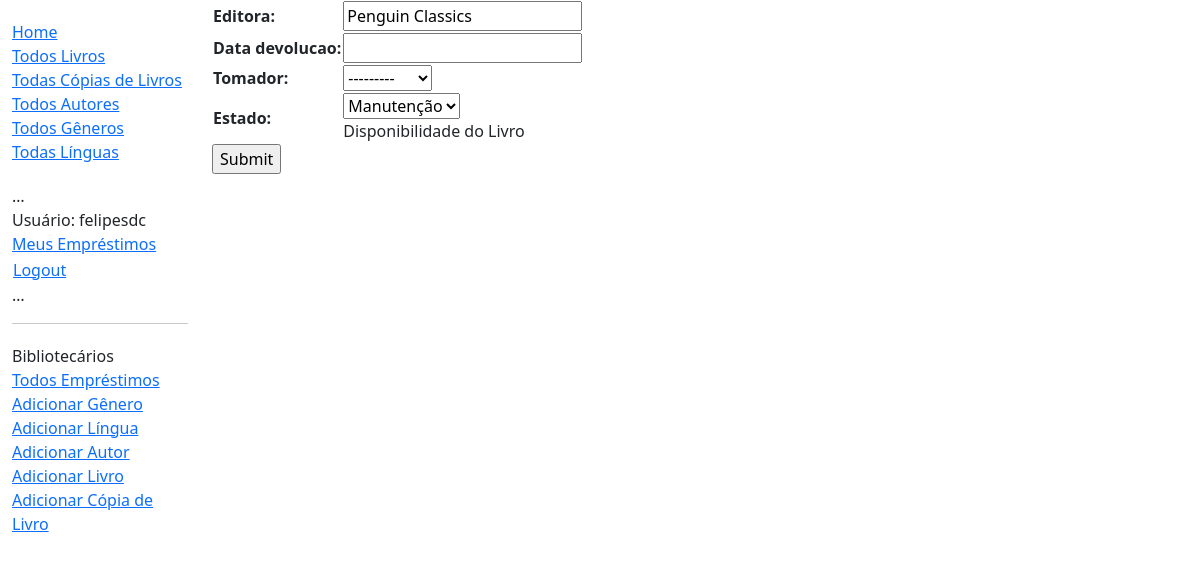
Page /acervo/copia/ea8a7098-3d4c-432b-9b8f-fee472298e29/alterar/ (signed in) on the earlier database version.
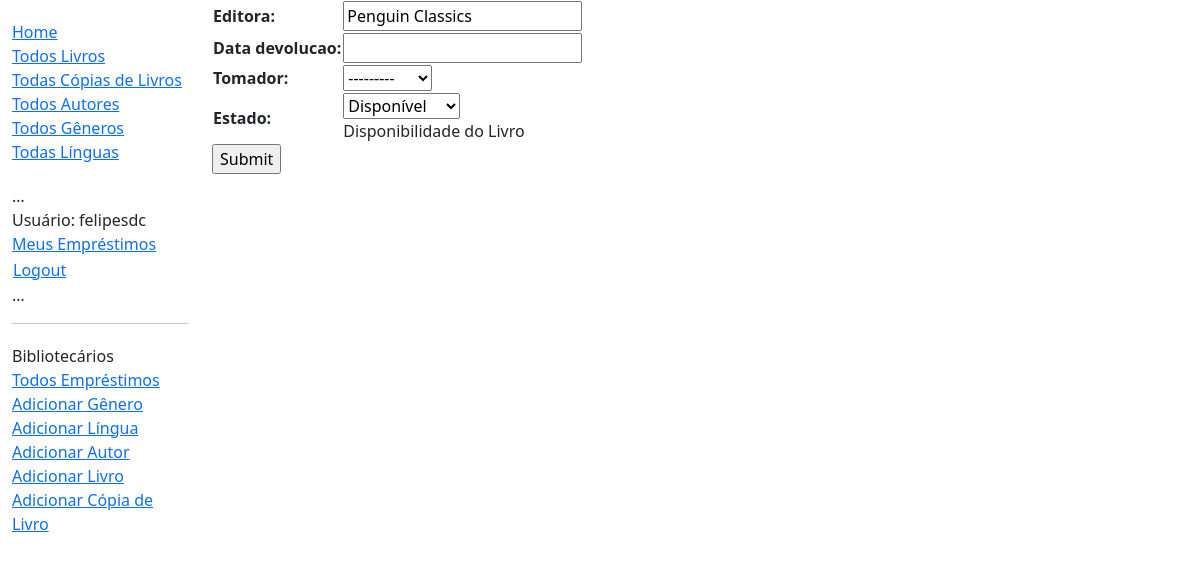
Same page on the later database version.
### acervo/models.py (models this page shows, shortened)
class LivroCopia(models.Model):
    id = models.UUIDField(primary_key=True, default=uuid.uuid4,
                          help_text="ID único para uma cópia do livro disponível na biblioteca")
    livro = models.ForeignKey('Livro', on_delete=models.RESTRICT, null=True)
    editora = models.CharField(max_length=200)
    data_devolucao = models.DateField(null=True, blank=True)
    tomador = models.ForeignKey(
        settings.AUTH_USER_MODEL, on_delete=models.SET_NULL, null=True, blank=True)
    ESTADOS_EMPRESTIMO = (
        ('m', 'Manutenção'),
        ('e', 'Emprestado'),
        ('d', 'Disponível'),
        ('r', 'Reservado'),
    )
    estado = models.CharField(
        max_length=1,
        choices=ESTADOS_EMPRESTIMO,
        blank=True,
        default='m',
        help_text='Disponibilidade do Livro')
    class Meta:
        ordering = ['data_devolucao']
        permissions = (("marca_devolucao", "Marca o livro como devolvido"),)

### acervo/views.py (the view)
class AlterarLivroCopia(PermissionRequiredMixin, UpdateView):
    model = LivroCopia
    fields = ['editora', 'data_devolucao', 'tomador', 'estado']
    permission_required = 'acervo.change_livrocopia'

### acervo/templates/acervo/livrocopia_form.html (shortened to what this page needs)
{% extends "base_generic.html" %}
{% block content %}
<form action="" method="post">
    <table>
    {{ form.as_table }}
    </table>
    <input type="submit" value="Submit">
</form>
{% endblock %}

Differences in the rows shown:
changed LivroCopia "Penguin Classics": estado "Manutenção" → "Disponível"
